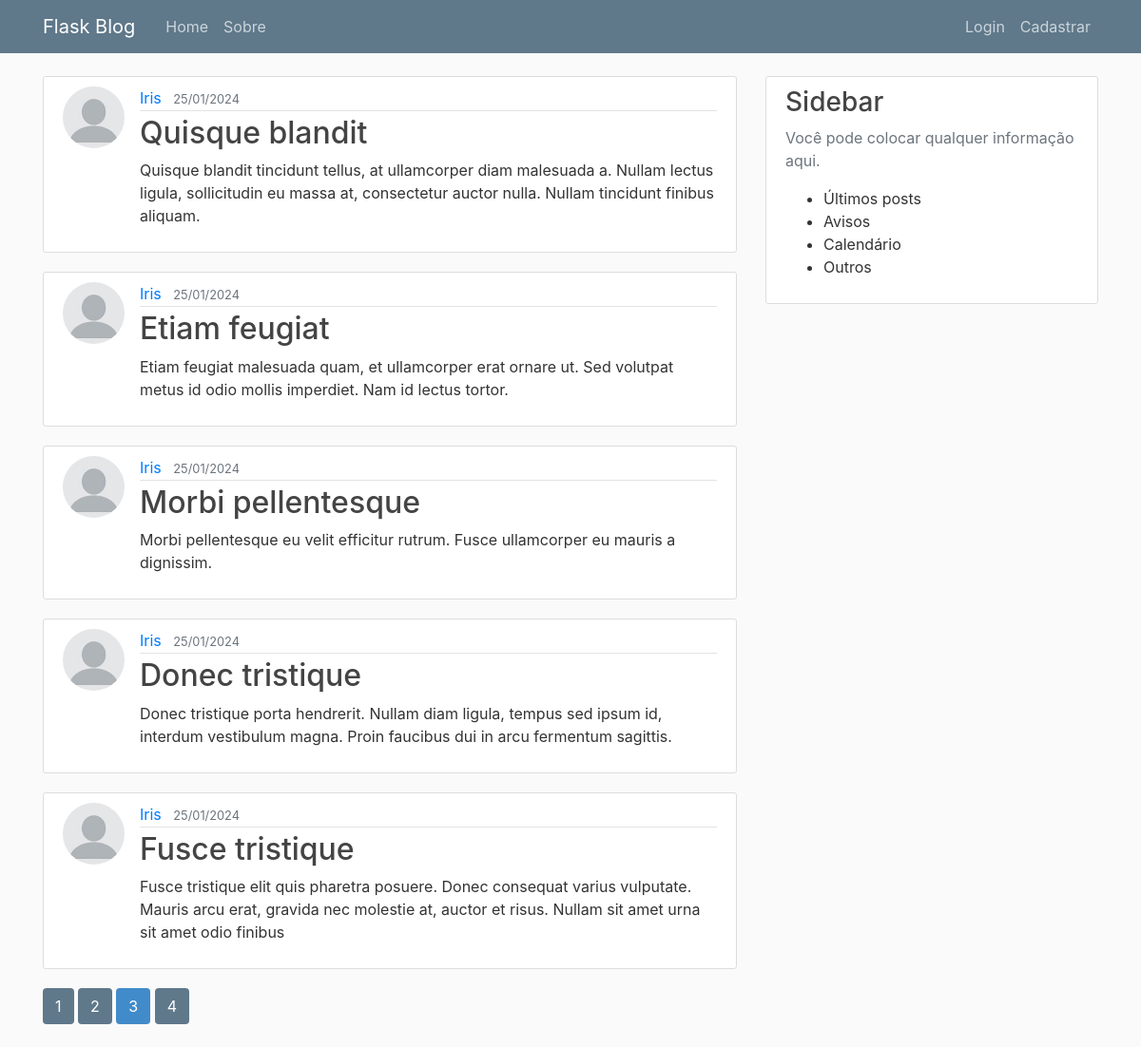
Screenshot of /home?page=3 with the database file from the repository.
### flaskblog/models.py (models this page shows, shortened)
class Post(db.Model):
    id = db.Column(db.Integer, primary_key=True)
    title = db.Column(db.String(100), nullable=False)
    date_posted = db.Column(db.DateTime, nullable=False, default=datetime.utcnow)
    content = db.Column(db.Text, nullable=False)
    user_id = db.Column(db.Integer, db.ForeignKey('user.id'), nullable=False)

class User(db.Model, UserMixin):
    id = db.Column(db.Integer, primary_key=True)
    username = db.Column(db.String(20), unique=True, nullable=False)
    email = db.Column(db.String(120), unique=True, nullable=False)
    image_file = db.Column(db.String(20), nullable=False, default='default.jpg')
    password = db.Column(db.String(60), nullable=False)
    posts = db.relationship('Post', backref='author', lazy=True)

### flaskblog/main/routes.py (the view)
@main.route("/")
@main.route("/home")
def home():
    page = request.args.get('page', 1, type=int)
    posts = Post.query.order_by(Post.date_posted.desc()).paginate(page=page, per_page=5)
    return render_template('home.html', posts=posts)

### flaskblog/templates/home.html
{% extends 'layout.html' %}
{% block content %}
    {% for post in posts.items %}
        <article class="media content-section">
            <img class="rounded-circle article-img" src="{{ url_for('static', filename='profile_pics/' + post.author.image_file) }}">
            <div class="media-body">
                <div class="article-metadata">
                    <a class="mr-2" href="{{ url_for('users.user_post', username=post.author.username) }}">{{ post.author.username }}</a>
                    <small class="text-muted">{{ post.date_posted.strftime('%d/%m/%Y') }}</small>
                </div>
                <h2><a class="article-title" href="{{ url_for('posts.post', post_id=post.id) }}">{{ post.title }}</a></h2>
                <p class="article-content">{{ post.content }}</p>
            </div>
        </article>
    {% endfor %}
    {% for page_num in posts.iter_pages(left_edge=1, right_edge=1, left_current=1, right_current=2) %}
        {% if page_num %}
            {% if posts.page == page_num %}
                <a class="btn btn-pagination mb-4" href="{{ url_for('main.home', page=page_num) }}">{{ page_num }}</a>
            {% else %}
                <a class="btn btn-pagination-current mb-4" href="{{ url_for('main.home', page=page_num) }}">{{ page_num }}</a>
            {% endif %}
            {% else %}
                ...
        {% endif %}
    {% endfor %}
{% endblock content %}

### flaskblog/static/main.css (style rules this page uses)
body { background: #fafafa; color: #333333; margin-top: 5rem; }
h1, h2, h3, h4, h5, h6 { color: #444444; }
.content-section { background: #ffffff; padding: 10px 20px; border: 1px solid #dddddd; border-radius: 3px; margin-bottom: 20px; }
.article-title { color: #444444; }
.article-content { white-space: pre-line; }
.article-img { height: 65px; width: 65px; margin-right: 16px; }
.article-metadata { padding-bottom: 1px; margin-bottom: 4px; border-bottom: 1px solid #e3e3e3 }
.btn-pagination { color: #ffffff; background-color: #428bca; }
.btn-pagination-current { color: #ffffff; background-color: #5f788a; }

### rows the page displays
Post: image_file (picture), author.username "Iris", date_posted "25/01/2024", title "Quisque blandit", content "Quisque blandit tincidunt tellus, at ullamcorper diam malesuada a. Nullam lectus ligula, sollicitudin eu massa at, consectetur auctor nulla. Nullam tincidunt finibus aliquam."
Post: image_file (picture), author.username "Iris", date_posted "25/01/2024", title "Etiam feugiat", content "Etiam feugiat malesuada quam, et ullamcorper erat ornare ut. Sed volutpat metus id odio mollis imperdiet. Nam id lectus tortor."
Post: image_file (picture), author.username "Iris", date_posted "25/01/2024", title "Morbi pellentesque", content "Morbi pellentesque eu velit efficitur rutrum. Fusce ullamcorper eu mauris a dignissim."
Post: image_file (picture), author.username "Iris", date_posted "25/01/2024", title "Donec tristique", content "Donec tristique porta hendrerit. Nullam diam ligula, tempus sed ipsum id, interdum vestibulum magna. Proin faucibus dui in arcu fermentum sagittis."
Post: image_file (picture), author.username "Iris", date_posted "25/01/2024", title "Fusce tristique", content "Fusce tristique elit quis pharetra posuere. Donec consequat varius vulputate. Mauris arcu erat, gravida nec molestie at, auctor et risus. Nullam sit amet urna sit amet odio finibus"

### other values shown
{{ page_num }} "1" "2" "4"
{{ page_num }} "3"
